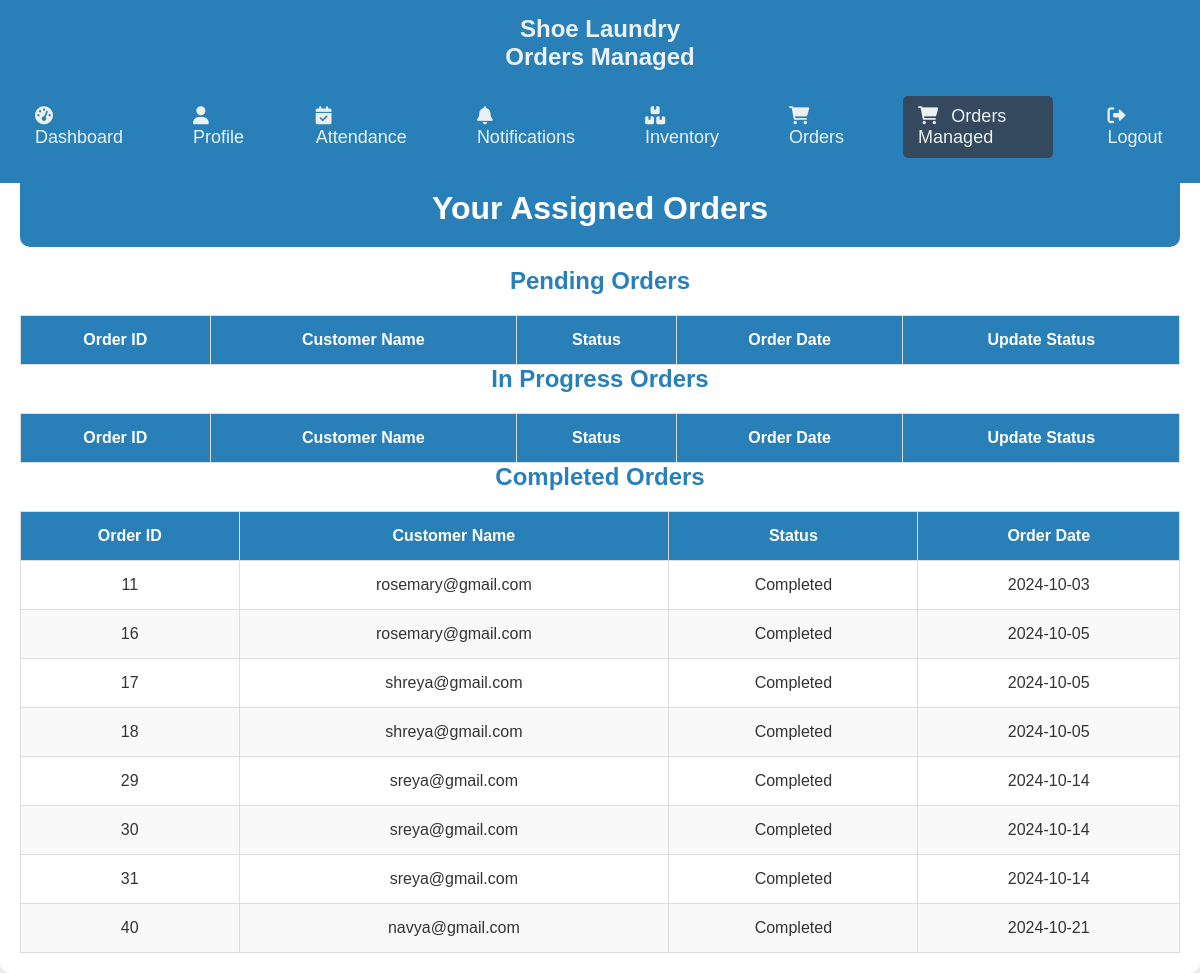
The app's page /or.php (signed in) with its own data.
### tables this page shows
CREATE TABLE `bookings` (
  `booking_id` int(11) NOT NULL,
  `username` varchar(50) NOT NULL,
  `customer_email` varchar(255) DEFAULT NULL,
  `service_type` varchar(100) NOT NULL,
  `delivery_date` date NOT NULL,
  `delivery_time` time NOT NULL,
  `booking_date` timestamp NOT NULL DEFAULT current_timestamp(),
  `booking_status` varchar(50) DEFAULT 'Pending',
  `cust_id` int(11) NOT NULL,
  `employee_id` int(11) DEFAULT NULL,
  `phone` varchar(11) DEFAULT NULL,
  `number_of_shoes` int(11) NOT NULL,
  `shoe_type` varchar(255) NOT NULL,
  `material_type` varchar(255) NOT NULL,
  `special_requests` text DEFAULT NULL,
  `addon_services` text DEFAULT NULL,
  `courier_status` enum('Assigned','Delivered','Complete') DEFAULT NULL,
  `pickup_status` enum('Not Picked','Picked','In Transit','Delivered') DEFAULT 'Not Picked',
  `house_name` varchar(255) NOT NULL,
  `street_name` varchar(255) NOT NULL,
  `district` varchar(255) NOT NULL,
  `pincode` varchar(10) NOT NULL,
  `bk_user_status` enum('Active','Cancelled') DEFAULT 'Active',
  `delivery_status` varchar(100) DEFAULT NULL
);

### or.php (the view, shortened to what this page needs)
<?php
require('db.php');
$employee_id = $_SESSION['employee_id'];
$query_orders = "
    SELECT b.booking_id AS order_id, b.username AS cust_fname, b.booking_status AS order_status, b.booking_date AS order_date
    FROM bookings b
    WHERE b.employee_id = ?";
$stmt_orders = $conn->prepare($query_orders);
$stmt_orders->bind_param("i", $employee_id);
$stmt_orders->execute();
$orders_result = $stmt_orders->get_result();
$completed_orders = [];
while ($order = $orders_result->fetch_assoc()) {
    switch ($order['order_status']) {
        case 'Completed':
            $completed_orders[] = $order;
            break;
    }
}
?>
<!DOCTYPE html>
<html lang="en">
<head>
    <link rel="stylesheet" href="https://cdnjs.cloudflare.com/ajax/libs/font-awesome/6.0.0-beta3/css/all.min.css">
    <link rel="stylesheet" href="oder.css">
</head>
<body>
    <div class="orders-container">
        <div class="topbar">
            <h2>Shoe Laundry</h2>
            <h2>Orders Managed</h2>
            <ul>
                <li><a href="dash.php"><i class="fas fa-tachometer-alt"></i> Dashboard</a></li>
                <li><a href="emm.php"><i class="fas fa-user"></i> Profile</a></li>
                <li><a href="attendance.php"><i class="fas fa-calendar-check"></i> Attendance</a></li>
                <li><a href="notification.php"><i class="fas fa-bell"></i> Notifications</a></li>
                <li><a href="inventory.php"><i class="fas fa-boxes"></i> Inventory</a></li>
                <li><a href="orders.php" class><i class="fas fa-shopping-cart"></i> Orders</a></li>
                <li><a href="or.php" class="active"><i class="fas fa-shopping-cart"></i> Orders Managed</a></li>
                <li><a href="logout.php"><i class="fas fa-sign-out-alt"></i> Logout</a></li>
            </ul>
        </div>
        <div class="main-content">
            <header>
                <h1>Your Assigned Orders</h1>
            </header>
            <section class="orders-section">
                <h2>Pending Orders</h2>
                <table class="orders-table">
                    <thead>
                        <tr>
                            <th>Order ID</th>
                            <th>Customer Name</th>
                            <th>Status</th>
                            <th>Order Date</th>
                            <th>Update Status</th>
                        </tr>
                    </thead>
                </table>
            </section>
            <section class="orders-section">
                <h2>In Progress Orders</h2>
                <table class="orders-table">
                    <thead>
                        <tr>
                            <th>Order ID</th>
                            <th>Customer Name</th>
                            <th>Status</th>
                            <th>Order Date</th>
                            <th>Update Status</th>
                        </tr>
                    </thead>
                </table>
            </section>
            <section class="orders-section">
                <h2>Completed Orders</h2>
                <table class="orders-table">
                    <thead>
                        <tr>
                            <th>Order ID</th>
                            <th>Customer Name</th>
                            <th>Status</th>
                            <th>Order Date</th>
                        </tr>
                    </thead>
                    <tbody>
                        <?php foreach ($completed_orders as $order): ?>
                            <tr>
                                <td><?php echo htmlspecialchars($order['order_id']); ?></td>
                                <td><?php echo htmlspecialchars($order['cust_fname']); ?></td>
                                <td><?php echo htmlspecialchars($order['order_status']); ?></td>
                                <td><?php echo htmlspecialchars(date("Y-m-d", strtotime($order['order_date']))); ?></td>
                            </tr>
                        <?php endforeach; ?>
                    </tbody>
                </table>
            </section>
        </div>
    </div>
</body>
</html>

### oder.css (style rules this page uses)
* { margin: 0; padding: 0; box-sizing: border-box; font-family: 'Arial', sans-serif; }
body { background-color: #f4f4f4; display: flex; flex-direction: column; min-height: 100vh; color: #333; }
.topbar { width: 100%; background-color:#2980b9; padding: 15px 0; position: fixed; top: 0; left: 0; z-index: 100; }
.topbar h2 { color: #ecf0f1; text-align: center; margin: 0; }
.topbar ul { list-style-type: none; display: flex; justify-content: center; margin-top: 15px; }
.topbar ul li { padding: 10px 20px; }
.topbar ul li a { color: #ecf0f1; text-decoration: none; font-size: 18px; padding: 10px 15px; display: block; transition: background-color 0.3s ease; }
.topbar ul li a:hover, .topbar ul li a.active { background-color: #34495e; border-radius: 5px; }
.topbar ul li a i { margin-right: 8px; }
.main-content { margin-top: 150px; padding: 20px; background-color: #ffffff; box-shadow: 0 4px 10px rgba(0, 0, 0, 0.1); border-radius: 10px; flex-grow: 1; width: 100%; margin-left: auto; margin-right: auto; }
header { background-color: #2980b9; color: #fff; padding: 20px; border-radius: 10px; margin-bottom: 20px; text-align: center; }
.orders-section h2 { font-size: 24px; color: #2980b9; margin-bottom: 15px; text-align: center; }
.orders-table { width: 100%; border-collapse: collapse; margin-top: 20px; padding-top: 150px; background-color: #ecf0f1; border-radius: 5px; }
.orders-table th, .orders-table td { padding: 15px; text-align: center; border: 1px solid #ddd; }
.orders-table th { background-color: #2980b9; color: white; }
.orders-table td { background-color: #ffffff; }
.orders-table tr:nth-child(even) td { background-color: #f9f9f9; }

### records on screen
bookings: booking_id "11", username "rosemary@gmail.com", booking_status "Completed", booking_date "2024-10-03"
bookings: booking_id "16", username "rosemary@gmail.com", booking_status "Completed", booking_date "2024-10-05"
bookings: booking_id "17", username "shreya@gmail.com", booking_status "Completed", booking_date "2024-10-05"
bookings: booking_id "18", username "shreya@gmail.com", booking_status "Completed", booking_date "2024-10-05"
bookings: booking_id "29", username "sreya@gmail.com", booking_status "Completed", booking_date "2024-10-14"
bookings: booking_id "30", username "sreya@gmail.com", booking_status "Completed", booking_date "2024-10-14"
bookings: booking_id "31", username "sreya@gmail.com", booking_status "Completed", booking_date "2024-10-14"
bookings: booking_id "40", username "navya@gmail.com", booking_status "Completed", booking_date "2024-10-21"
